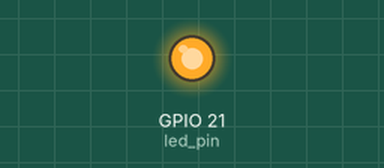
Simulated run of this program. Board: Raspberry Pi (BCM pin numbers). Shown: output pins drawn as LEDs (lit = HIGH).

Above: at 1.0 s.
At 5.5 s:
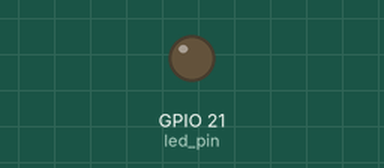
Timing chart, 0 to 6.9 s (numbered marks = the images above):
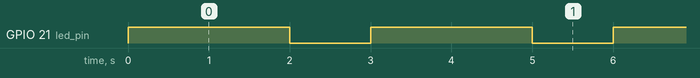

Measured:
- by itself, GPIO 21 (led_pin): alternates HIGH for 2.0 s and LOW for 1.0 s

The program:

safe_blink.py
```python
#! /usr/bin/python3
# specify the python interpreter

import RPi.GPIO as GPIO
from time import sleep
from signal import signal, SIGTERM, SIGHUP

led_pin = 21 # use a variable for the pin number

GPIO.setwarnings(False)
GPIO.setmode(GPIO.BCM)    # Use Broadcom (processor) pin numbering
# Set pin to be an output pin and set initial value to low (off)
GPIO.setup(led_pin,GPIO.OUT,initial=GPIO.LOW)

def safe_exit(signum, frame):
    exit()

try:
    signal(SIGTERM, safe_exit) # handle pkill
    signal(SIGHUP, safe_exit)  # handle parent close

    while True: # Run forever
        GPIO.output(led_pin, GPIO.HIGH) # Turn on
        sleep(2)                        # Sleep for 2 seconds
        GPIO.output(led_pin, GPIO.LOW)  # Turn off
        sleep(1)                        # Sleep for 1 second

# Prevent Traceback warning when using Ctrl-C to exit the program
except KeyboardInterrupt:
    pass

# Cleanup if program closes due to a signal
finally:
    GPIO.cleanup()
```
